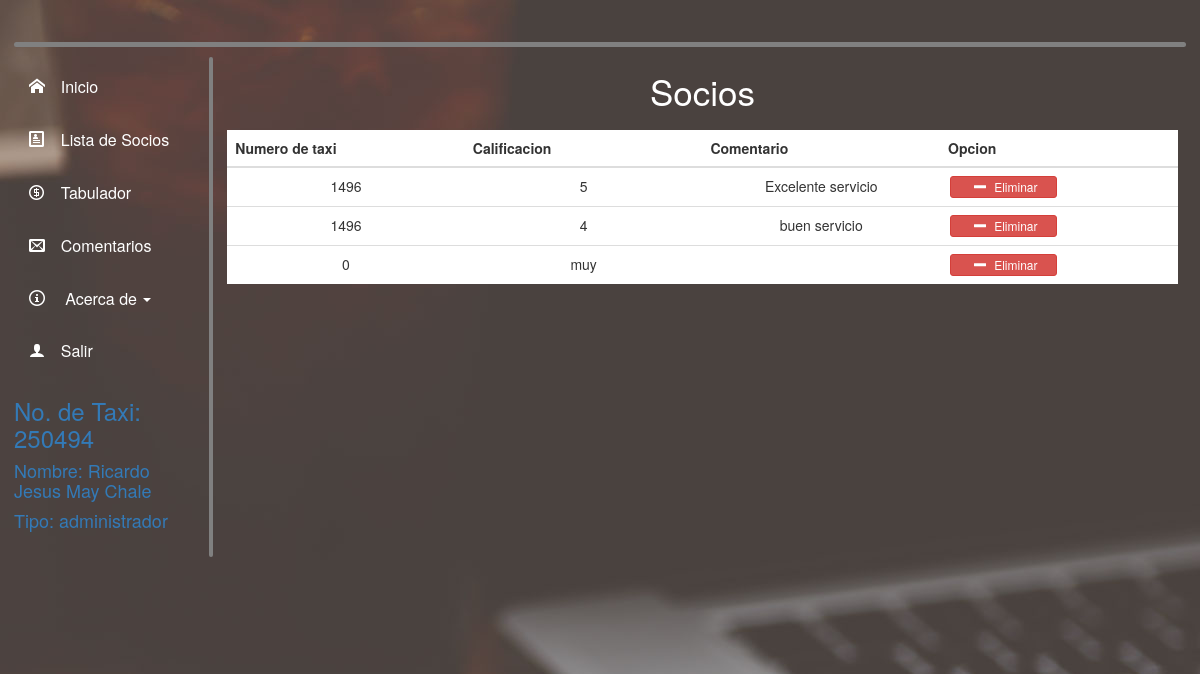
/TaxiSeguro/static/php/sistema/sistema.php?p=comentariolista (signed in), run on the app's committed database.
### tables this page shows
CREATE TABLE `comentario` (
  `id` int(10) NOT NULL,
  `numerotaxi` int(10) NOT NULL,
  `calificacion` varchar(10) NOT NULL,
  `comentario` varchar(255) NOT NULL
);

### TaxiSeguro/static/php/sistema/comentariolista.php (the view, shortened to what this page needs)
<section class="principalinfo">
<h2>Socios</h2>
<?php
    include("conexion.php");
    if($_SESSION['tiposocio']=="administrador") {
        $query="SELECT id, numerotaxi, calificacion, comentario FROM comentario";
    }else if($_SESSION['tiposocio']=="socio") {
        $query="SELECT id, numerotaxi, calificacion, comentario FROM comentario WHERE numerotaxi LIKE '$numerotaxi%'";
    }else{
        $query="SELECT id, numerotaxi, calificacion, comentario FROM comentario WHERE numerotaxi LIKE '$numerotaxi%'";
    }
    $resultado=$mysqli->query($query);
?>
<div class="table-responsive tabla22" id="tabledefinida">
    <table class="table table-hover tabla1">
        <thead>
        <tr class="encabezadotabla">
            <th>Numero de taxi</th>
            <th>Calificacion</th>
            <th>Comentario</th>
            <?php
                if($_SESSION['tiposocio']=="administrador") {
                    echo'<th>Opcion</th>';
                }else{
                }
            ?>
        </tr>
        </thead>
        <tbody>
        <?php while($socio=$resultado->fetch_assoc()){ ?>
                <tr>
                    <td><?php echo $socio['numerotaxi'];?></td>
                    <td><?php echo $socio['calificacion'];?></td>
                    <td><?php echo $socio['comentario'];?></td>
                        <?php
                            if($_SESSION['tiposocio']=="administrador") {
                                echo'<td>';
                                    echo'<a class="btn btn-danger btn-xs" href="comentarioeliminar.php?id=';?><?php echo $socio['id'];?><?php echo'"  type="button" data-toggle="modal" data-target="#ModalVer"><span class="icon-minus"></span> Eliminar</a>';
                                echo'</td>';
                            }else{
                            }
                        ?>
                </tr>
                <?php } ?>
        </tbody>
    </table>
</div>
</section>

### TaxiSeguro/static/css/stylesistema.css (style rules this page uses)
@media (min-width: 720px) { * { margin: 0%; padding: 0%; border:0%; } }
@media (min-width: 720px) { body { margin-left: 1em; margin-right: 1em; text-align: center; } }
@media (min-width: 720px) { .principalinfo { margin-left: 1em; margin-top: 1em; float: left; height: 555px; width: 81.1%; } }
@media (min-width: 720px) { .principalinfo > h2 { font-size: 35px; margin: .15em; margin-top: .15em; margin-bottom: .15em; color: white; padding-top: .15em; padding-bottom: .15em; border-radius: 50px; } }
@media (min-width: 720px) { .principalinfo span { margin-left: 5%; margin-right: 5%; } }
@media (min-width: 720px) { .tabla1 { margin-top: 1%; background-color: white; } }
@media (min-width: 720px) { .tabla1 .btn { float: left; width: 48%; margin-left: 1%; margin-right: 1%; } }
@media (min-width: 720px) { .tabla1 td { width: 16.6%; } }
@media (min-width: 720px) { .encabezadotabla { background: #b0c4de; background-color: white; } }

### TaxiSeguro/static/css/movilsistema.css (style rules this page uses)
* { margin: 0%; padding: 0%; border:0%; }
body { margin-left: 1em; margin-right: 1em; text-align: center; }
h2,h3,h4 { color: white; }
.principalinfo { margin-left: 1%; margin-top: 1%; float: left; height: 100%; width: 100%; }
.principalinfo span { margin-left: 5%; margin-right: 5%; }
.encabezadotabla { background: #b0c4de; background-color: white; }
.tabla22 { display: none; }

### TaxiSeguro/static/php/sistema/sistema.php (style rules this page uses)
body { background-image: url("../../img/header.jpg"); background-size: cover, no-repeat; }

### data on the page
comentario: numerotaxi "1496", calificacion "5", comentario "Excelente servicio"
comentario: numerotaxi "1496", calificacion "4", comentario "buen servicio"
comentario: numerotaxi "0", calificacion "muy"

### other printed values
$_SESSION['numerotaxi'] "250494"
$_SESSION['nombresocio'] "Ricardo Jesus May Chale"
$_SESSION['tiposocio'] "administrador"
